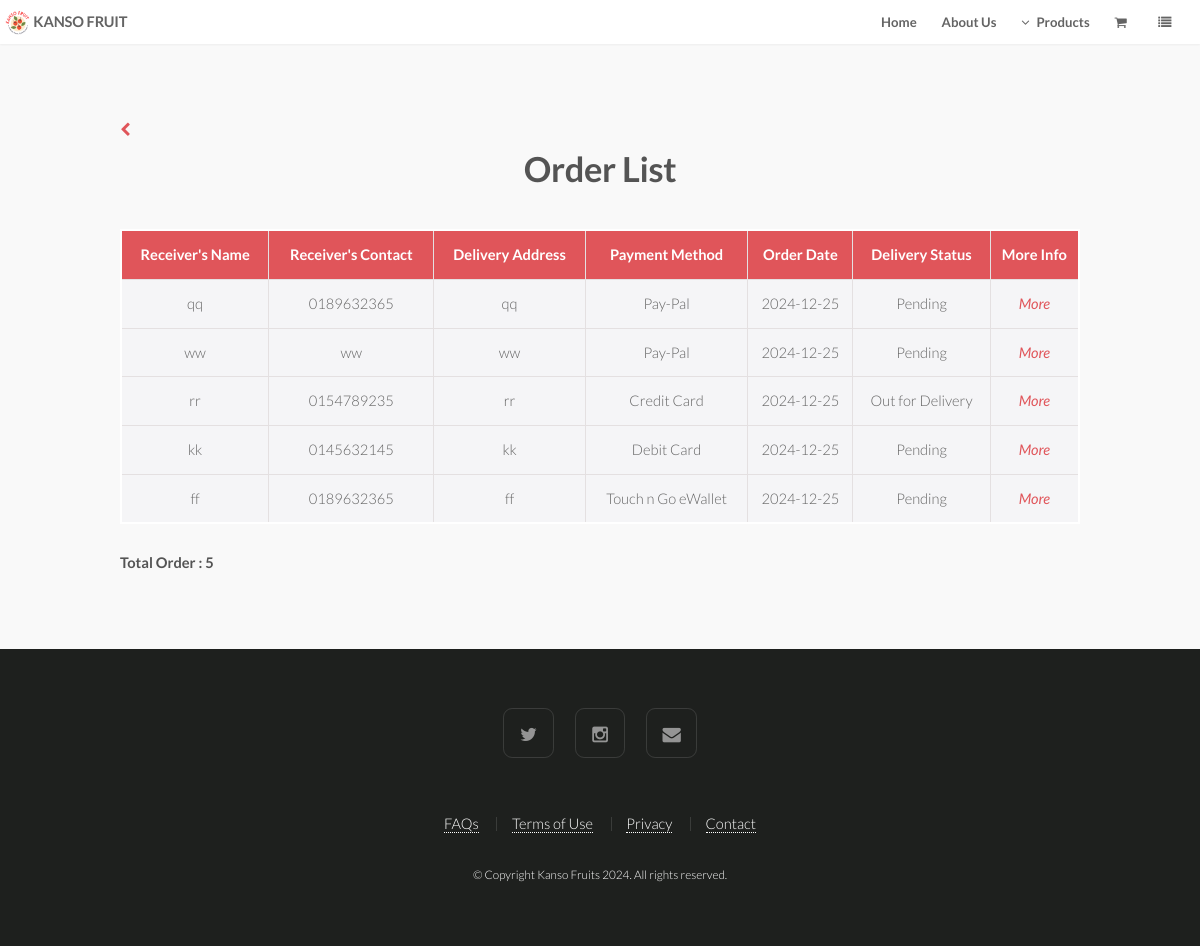
The page /customer_order_list.php (signed in) on the database its author committed.
### tables this page shows
CREATE TABLE `ordertbl` (
  `order_id` int(11) NOT NULL,
  `order_date` date NOT NULL,
  `order_receiver_name` varchar(150) NOT NULL,
  `order_receiver_contact` char(15) NOT NULL,
  `order_delivery_address` text NOT NULL,
  `order_delivery_date` date NOT NULL,
  `order_payment_method` varchar(100) NOT NULL,
  `order_status` varchar(20) NOT NULL,
  `cust_id` int(11) NOT NULL
);

### customer_order_list.php (the view, shortened to what this page needs)
 <?php
include("config.php");
if (!isset($_SESSION["sess_cid"]))
{
	header("Location: login.php");
}
else
{
	$sess_cid = $_SESSION["sess_cid"];
}
?>
<!DOCTYPE HTML>
<html>
	<head>
		<link rel="stylesheet" href="css/customer_design.css" />
	</head>
	<body>
			<header id="header" class="skel-layers-fixed">
				<div id="logo"><a href="index.html" style="text-decoration:none; outline:none; border:none;"><img src="images/logo.png" title="Kanso Fruits" alt="Kanso Fruits Logo"/></a></div>
				<h1><a href="index.html"> KANSO FRUIT</a></h1>
				<nav id="nav">
					<ul>
						<li><a href="index.php">Home</a></li>
						<li><a href="about_us.php">About Us</a></li>
						<li>
							<a href="" class="icon fa-angle-down">Products</a>
						</li>
						<li><a href="customer_view_cart.php" class="icon fa-shopping-cart"></a></li>
						<li>
							<a href="" class="icon fa-list"></a>
						</li>
					</ul>
				</nav>
			</header>
			<section id="three" class="wrapper style1">
				<div class="container">
				<a href='customer_view_cart.php' class='icon fa-chevron-left'></a>
					<header class="major">
						<h2>Order List</h2>
					</header>
					<div class="myorderlist">
					<?php
						$get_order = mysqli_query($conn, "select * from ordertbl where cust_id=$sess_cid");
						$count = mysqli_num_rows($get_order);
						if ($count == 0)
						{
							echo "<p>No order records found.</p>";
						}
						else
						{
							echo "<table border='1px'>";
							echo "<tr>";
							echo "<th>Receiver's Name</th>";
							echo "<th>Receiver's Contact</th>";
							echo "<th>Delivery Address</th>";
							echo "<th>Payment Method</th>";
							echo "<th>Order Date</th>";
							echo "<th>Delivery Status</th>";
							echo "<th>More Info</th>";
							echo "</tr>";
							while($rec = mysqli_fetch_assoc($get_order))
							{
								$ordid = $rec["order_id"];
								echo "<tr>";
								echo "<td>".$rec["order_receiver_name"]."</td>";
								echo "<td>".$rec["order_receiver_contact"]."</td>";
								echo "<td>".$rec["order_delivery_address"]."</td>";
								echo "<td>".$rec["order_payment_method"]."</td>";
								echo "<td>".$rec["order_date"]."</td>";
								echo "<td>".$rec["order_status"]."</td>";
								echo "<td><a href='customer_view_order_details.php?order_id=$ordid'>More</a></td>";
								echo "</tr>";
							}
						}
						echo "</table>";
						echo "<br>";
						echo "<p><b>Total Order : $count</b></p>";
					?>
					</div>
				</div>
			</section>
			<footer id="footer">
				<ul class="icons">
					<li><a href="https://x.com/KansoFruit123" target="_blank" class="icon fa-twitter"><span class="label">Twitter</span></a></li>
					<li><a href="https://www.instagram.com/kansofruit/" target="_blank" class="icon fa-instagram"><span class="label">Instagram</span></a></li>
					<li><a href="mailto:kansofruit@gmail.com" class="icon fa-envelope"><span class="label">Envelope</span></a></li>
				</ul>
				<ul class="menu">
					<li><a href="faqs.php">FAQs</a></li>
					<li><a href="terms_of_use.php">Terms of Use</a></li>
					<li><a href="privacy_policy.php">Privacy</a></li>
					<li><a href="contactus.php">Contact</a></li>
				</ul>
				<span class="copyright">
					&copy; Copyright Kanso Fruits 2024. All rights reserved.
				</span>
			</footer>
	</body>
</html>

### css/customer_design.css (style rules this page uses)
* { padding:0px; margin:0px; }
.mycart table, .myorderlist table { width:100%; border:2px solid white; }
.myorderlist table th { font-weight:bold; padding:0.75em 0em; background-color:#e0555a; color:#fff; border:1px solid #E4E0E1; }
.myorderlist table td { padding:0.75em 0; vertical-align: middle; border:1px solid #E4E0E1; text-align:center; background-color:#F5F5F7; }
.myorderlist table a { font-style:italic; font-weight:normal; border:none; }

### css/style-xlarge.css (style rules this page uses)
body, input, select, textarea { font-size: 12pt; }

### css/style-large.css (style rules this page uses)
body, input, select, textarea { font-size: 11pt; }

### rows shown on the page
ordertbl: order_receiver_name "qq", order_receiver_contact "0189632365", order_delivery_address "qq", order_payment_method "Pay-Pal", order_date "2024-12-25", order_status "Pending"
ordertbl: order_receiver_name "ww", order_receiver_contact "ww", order_delivery_address "ww", order_payment_method "Pay-Pal", order_date "2024-12-25", order_status "Pending"
ordertbl: order_receiver_name "rr", order_receiver_contact "0154789235", order_delivery_address "rr", order_payment_method "Credit Card", order_date "2024-12-25", order_status "Out for Delivery"
ordertbl: order_receiver_name "kk", order_receiver_contact "0145632145", order_delivery_address "kk", order_payment_method "Debit Card", order_date "2024-12-25", order_status "Pending"
ordertbl: order_receiver_name "ff", order_receiver_contact "0189632365", order_delivery_address "ff", order_payment_method "Touch n Go eWallet", order_date "2024-12-25", order_status "Pending"

### other values the page prints
$count "5"
